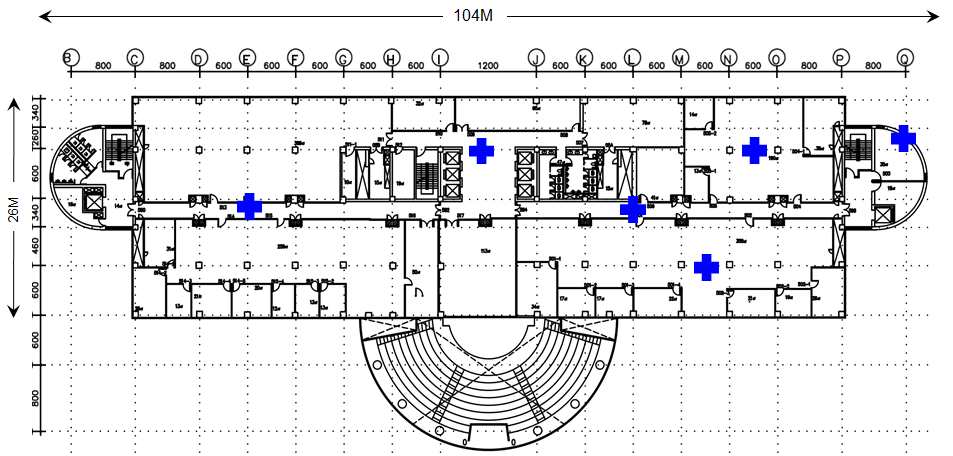
#> input picture web/itri/itriheatmap-master/image/map.png, 953 x 456 px
$ python classifier-heatmap-generator.py
#> lines starting #> are read from the running program, lines starting #| are printed output that depends on the picture; after the words box and inside, x2 and y2 are one past the last pixel; in counts of white or black regions, pixels touching at a corner belong together
### web/itri/itriheatmap-master/src/predictionhelper.py

# coding: utf-8

# In[1]:


from matplotlib import pyplot as plt
from matplotlib.patches import Circle

import pickle
import json
import pandas as pd
import numpy as np
import glob
import codecs
import cv2
import traceback
import matplotlib
import math

beam_list = [0, 32, 64, 96, 128]

# for demo
bs_location = {301:(868, 199), 302:(738, 206)}

bs_location = {37:(902, 141), 38:(754, 149), 39:(249, 207),
               40:(633, 209), 41:(482, 150), 42:(695, 271)}
bs_location = {
    37:(249, 207),
    38:(482, 150),
    39:(633, 209),
    40:(695, 271),
    41:(754, 149),
    42:(902, 141)
}

angle_dict = {-135:6, -90:5, -45:4, 0:3, 45:2, 90:1, 135:8, 180:7}

# whitelist_PCI = [301, 302, 120, 151, 154]
whitelist_PCI = [37, 38, 39, 40, 41, 42, 62]

pci_encode = {k:v for k, v in zip(whitelist_PCI, range(0, len(whitelist_PCI)))}
pci_decode = {pci_encode[k]: k for k in pci_encode}

color_list = [
    (0, 0, 255), #Blue
    (0, 255, 0), #Green
    (255, 0, 0), #Red
    (135, 206, 250), #Sky Blue
    (255, 165, 0), #orange
    (255, 160, 122), # salmon
    (165, 42, 42) #Brown
]

bs_color={x:y for x, y in zip(whitelist_PCI, color_list[:len(whitelist_PCI)])}
pci_color_dict = {x:y for x, y in zip(whitelist_PCI, color_list[:len(whitelist_PCI)])}

pci_color_dict_demo = {
    301:(0, 0, 255), #Blue
    302:(0, 255, 0), #Green
    120:(255, 0, 0), #Red
    151:(135, 206, 250), #Sky Blue
    154:(165, 42, 42), #Brown
}

pci_color_dict_demo = {
    448:(255, 255, 0), #Yellow
    499:(160, 32, 240), #Purple
    433:(255, 165, 0), #orange
    447:(255, 20, 147), # deep pink
    404:(255, 20, 147), # deep pink
    41 : (218, 165, 32), # golden rod
    1 : (255, 160, 122) # salmon
}

beam_map = {
    0 : [0],
    32 : [32],
    64 : [64],
    96 : [96],
    128 : [128],
    288 : [32, 64],
    160 : [0, 32],
    192 : [0, 64],
    960 : [0, 32, 64, 96, 128]
}

set_detail_power = {
    1:[{301:-10, 302:-10},
       {301:-10, 302:-10},
       {301:-10, 302:-10},
       {301:-10, 302:-10},
       {301:-9, 302:-10},
       {301:-9, 302:-10},
       {301:-9, 302:-10}],
    2:[{301:-10, 302:-12},
       {301:-10, 302:-12},
       {301:-10, 302:-12},
       {301:-9, 302:-12},
       {301:-9, 302:-12},
       {301:-9, 302:-12}],
    3:[{301:-10, 302:-5},
       {301:-10, 302:-5},
       {301:-10, 302:-5},
       {301:-10, 302:-5},
       {301:-5, 302:-5},
       {301:-5, 302:-5},
       {301:-5, 302:-5}],
    4:[{301:-10, 302:-10},
       {301:-10, 302:0},
       {301:-10, 302:-10},
       {301:-10, 302:0}],
    5:[{301:19, 302:19},
       {301:10, 302:10}],

    6:[{37:-2, 38:3, 39:0, 40:5, 41:-1, 42:15},
       {37:18, 38:5, 39:3, 40:-1, 41:5, 42:14},
       {37:-1, 38:20, 39:6, 40:2, 41:3, 42:15},
       {37:10, 38:11, 39:1, 40:-3, 41:5, 42:14},
       {37:-3, 38:-3, 39:10, 40:0, 41:-1, 42:20},
       {37:13, 38:-3, 39:19, 40:7, 41:0, 42:9},
      {37:-2, 38:13, 39:15, 40:-2, 41:2, 42:17},
      {37:10, 38:9, 39:11, 40:-1, 41:0, 42:14},
      {37:-4, 38:-2, 39:5, 40:8, 41:7, 42:17},
      {37:14, 38:2, 39:-2, 40:13, 41:7, 42:15},
      {37:1, 38:11, 39:1, 40:16, 41:3, 42:13},
      {37:12, 38:20, 39:-5, 40:19, 41:6, 42:18},
      {37:-4, 38:-2, 39:12, 40:16, 41:-4, 42:17},
      {37:9, 38:3, 39:14, 40:18, 41:4, 42:19},
      {37:6, 38:12, 39:17, 40:10, 41:-5, 42:17},
      {37:14, 38:14, 39:19, 40:15, 41:3, 42:19},
       {37:5, 38:2, 39:-3, 40:-2, 41:19, 42:8},
      {37:14, 38:-3, 39:7, 40:4, 41:14, 42:14},
       {37:-5, 38:16, 39:-5, 40:-5, 41:14, 42:9},
       {37:18, 38:18, 39:4, 40:-4, 41:16, 42:14},
       {37:7, 38:3, 39:18, 40:0, 41:13, 42:18},
       {37:9, 38:-4, 39:10, 40:0, 41:18, 42:18},
       {37:-5, 38:13, 39:14, 40:0, 41:16, 42:16},
       {37:11, 38:13, 39:8, 40:7, 41:10, 42:9},
       {37:-1, 38:-3, 39:1, 40:12, 41:20, 42:19},
       {37:8, 38:4, 39:-2, 40:13, 41:15, 42:20},
       {37:0, 38:20, 39:-2, 40:17, 41:16, 42:15},
       {37:17, 38:16, 39:-3, 40:9, 41:20, 42:10},
       {37:-5, 38:2, 39:19, 40:16, 41:10, 42:12},
       {37:13, 38:7, 39:10, 40:19, 41:16, 42:12},
       {37:-3, 38:13, 39:14, 40:9, 41:15, 42:10},
       {37:13, 38:15, 39:11, 40:11, 41:16, 42:11},
      {37:19, 38:19, 39:19, 40:19, 41:19, 42:19}]
}

set_detail_beam = {
    1:[{301:0, 302:0},
      {301:32, 302:0},
      {301:64, 302:0},
      {301:288, 302:0},
      {301:32, 302:0},
      {301:64, 302:0},
      {301:288, 302:0}],
   2:[{301:32, 302:0},
      {301:64, 302:0},
      {301:288, 302:0},
      {301:32, 302:0},
      {301:64, 302:0},
      {301:288, 302:0}],
    3:[{301:0, 302:0},
      {301:32, 302:0},
      {301:64, 302:0},
      {301:288, 302:0},
      {301:32, 302:0},
      {301:64, 302:0},
      {301:288, 302:0}],
    4:[{301:160, 302:0},
       {301:160, 302:0},
       {301:192, 302:0},
       {301:192, 302:0}],
    5:[{301:0, 302:0},
       {301:0, 302:0}],
    6:[{37:960, 38:960, 39:960, 40:960, 41:960, 42:960},
       {37:960, 38:960, 39:960, 40:960, 41:960, 42:960},
       {37:960, 38:960, 39:960, 40:960, 41:960, 42:960},
       {37:960, 38:960, 39:960, 40:960, 41:960, 42:960},
       {37:960, 38:960, 39:960, 40:960, 41:960, 42:960},
       {37:960, 38:960, 39:960, 40:960, 41:960, 42:960},
       {37:960, 38:960, 39:960, 40:960, 41:960, 42:960},
       {37:960, 38:960, 39:960, 40:960, 41:960, 42:960},
       {37:960, 38:960, 39:960, 40:960, 41:960, 42:960},
       {37:960, 38:960, 39:960, 40:960, 41:960, 42:960},
       {37:960, 38:960, 39:960, 40:960, 41:960, 42:960},
       {37:960, 38:960, 39:960, 40:960, 41:960, 42:960},
       {37:960, 38:960, 39:960, 40:960, 41:960, 42:960},
       {37:960, 38:960, 39:960, 40:960, 41:960, 42:960},
       {37:960, 38:960, 39:960, 40:960, 41:960, 42:960},
       {37:960, 38:960, 39:960, 40:960, 41:960, 42:960},
       {37:960, 38:960, 39:960, 40:960, 41:960, 42:960},
       {37:960, 38:960, 39:960, 40:960, 41:960, 42:960},
       {37:960, 38:960, 39:960, 40:960, 41:960, 42:960},
       {37:960, 38:960, 39:960, 40:960, 41:960, 42:960},
        {37:960, 38:960, 39:960, 40:960, 41:960, 42:960},
        {37:960, 38:960, 39:960, 40:960, 41:960, 42:960},
        {37:960, 38:960, 39:960, 40:960, 41:960, 42:960},
        {37:960, 38:960, 39:960, 40:960, 41:960, 42:960},
        {37:960, 38:960, 39:960, 40:960, 41:960, 42:960},
        {37:960, 38:960, 39:960, 40:960, 41:960, 42:960},
        {37:960, 38:960, 39:960, 40:960, 41:960, 42:960},
        {37:960, 38:960, 39:960, 40:960, 41:960, 42:960},
        {37:960, 38:960, 39:960, 40:960, 41:960, 42:960},
        {37:960, 38:960, 39:960, 40:960, 41:960, 42:960},
        {37:960, 38:960, 39:960, 40:960, 41:960, 42:960},
        {37:960, 38:960, 39:960, 40:960, 41:960, 42:960},
        {37:960, 38:960, 39:960, 40:960, 41:960, 42:960}
      ]
}

cmap = matplotlib.cm.get_cmap('jet')

# [10 lines left out: function collect_df, not called in this run]

def get_source(priority, set_value) :
     return '../data/demo-priority' + str(priority) + '/set' + str(set_value) + '/*'

# [153 lines left out: functions get_filenames, extract_mrk, extract_nmf, extract_feature, summary_based_on_location, summary_dict and 1 more, not called in this run]

# transform lat and long from NEMO background to new background
# we need to crop old background from (50, 100) then
# old background shape : (218, 877)
# new background shape : (234, 945)
def transform_lat_lng(lat, lon) :
    new_lat = (lat-100) * (945/877)
    new_lng = (lon-50) * (234/218)

    return int(new_lat), int(new_lng)

# [68 lines left out: functions add_power, add_beam, add_distance, find_angle, add_angle, map_angle and 3 more, not called in this run]

def draw_base_station(source, adjustment=True) :
    for bs in bs_location :
        x, y = bs_location[bs]
        color=bs_color[bs]

        if adjustment :
            y, x = transform_lat_lng(y, x)

        d = 10
        top_left = (x-d, y+d)
        bottom_right = (x+d, y-d)
        source = cv2.rectangle(source, top_left, bottom_right, color, -1)
        source = cv2.rectangle(source, top_left, bottom_right, (0,0,0), 2)
    return source

def get_map_image(station=True, new_format=True, black_white=False) :
    new_origin_img = cv2.imread('../image/5F.png') if new_format else cv2.imread('../image/map.png')

    if black_white :
        new_origin_img = cv2.imread('../image/5F.png', 0) if new_format else cv2.imread('../image/map.png', 0)
        _, im_bw = cv2.threshold(new_origin_img, 128, 255, cv2.THRESH_BINARY | cv2.THRESH_OTSU)
        new_origin_img = cv2.cvtColor(im_bw, cv2.COLOR_GRAY2BGR)

    new_backtorgb = cv2.cvtColor(new_origin_img, cv2.COLOR_BGR2RGB)
    new_backtorgb = draw_base_station(new_backtorgb, new_format)
    return new_backtorgb

# [346 lines left out: functions visualize, visualize_pci_heatmap, visualize_cmap, visualize_all_location_heatmap, extract_data, get_data and 8 more, not called in this run]

def save_to_pickle(all_y, filename) :
    with open("db/"+filename+".pkl", 'wb') as f:
        pickle.dump(all_y, f)

# [16 lines left out: functions load_from_pickle, merge_count, merge_agg, not called in this run]

### web/itri/itriheatmap-master/src/classifier-heatmap-generator.py

# coding: utf-8

# In[1]:


from matplotlib import pyplot as plt
from matplotlib.patches import Circle

from sklearn.model_selection import train_test_split
from keras.models import Sequential
from keras.layers import Dense
from pylab import *

import pickle
import keras
#import loadnotebook
from predictionhelper import *

import warnings
warnings.filterwarnings('ignore')


# # Predicted Data Preparation

# In[2]:


x_cut = 50
y_cut = 100

old_origin_img = cv2.imread('../image/map.png',0)
#> old_origin_img: shape (456, 953); min 0, max 255, mean 227.9
crop = old_origin_img[y_cut:318, x_cut:927]
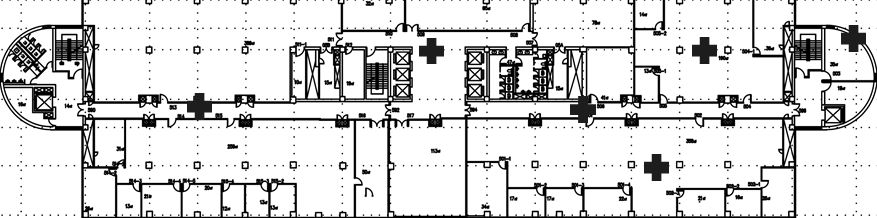
#> crop: shape (218, 877); min 0, max 255, mean 214.8
crop = cv2.cvtColor(crop, cv2.COLOR_GRAY2RGB)
#> crop: shape (218, 877, 3)

x_coord_list = []
y_coord_list = []
pci_list = []
for lon in range(0, crop.shape[1]) :
    for lat in range(0, crop.shape[0]) :
        x_coord_list.append(x_cut + lon)
        y_coord_list.append(y_cut + lat)

background = get_map_image(black_white=True)
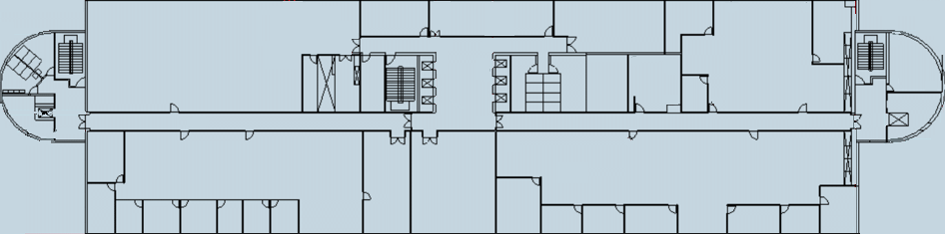
#> input picture web/itri/itriheatmap-master/image/5F.png, 945 x 234 px
#> in get_map_image, new_origin_img is the input picture: shape (234, 945, 3); mean B, G, R 208.3, 199, 183.5
#> in get_map_image, `_, im_bw = cv2.threshold(new_origin_img, 128, 255, cv2.THRESH_BINARY |..`:
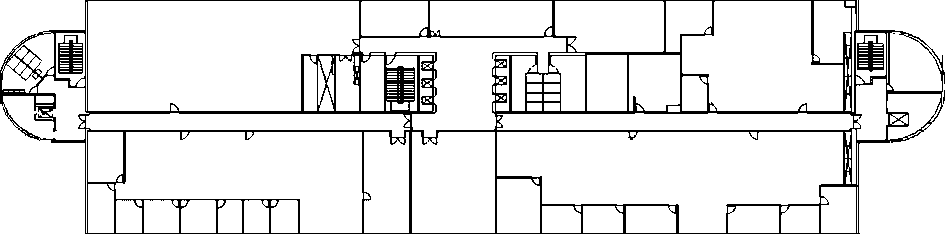
#> im_bw: shape (234, 945); 90.6% white; black in thin lines or dots
#> in get_map_image, `new_origin_img = cv2.cvtColor(im_bw, cv2.COLOR_GRAY2BGR)`: new_origin_img: shape (234, 945, 3); 90.6% white; black in thin lines or dots
#> the loop in draw_base_station, `for bs in bs_location :` made 6 passes
#> pass 1, in draw_base_station, `source = cv2.rectangle(source, top_left, bottom_right, (0,0,0), 2)`:
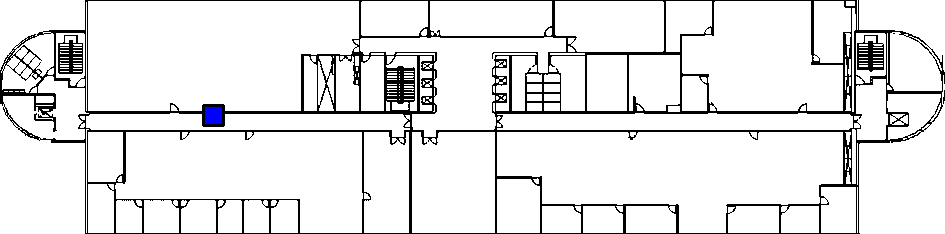
#> source: shape (234, 945, 3); mean R, G, B 230.6, 230.6, 230.9
#> pass 2, in draw_base_station, `source = cv2.rectangle(source, top_left, bottom_right, color, -1)`:
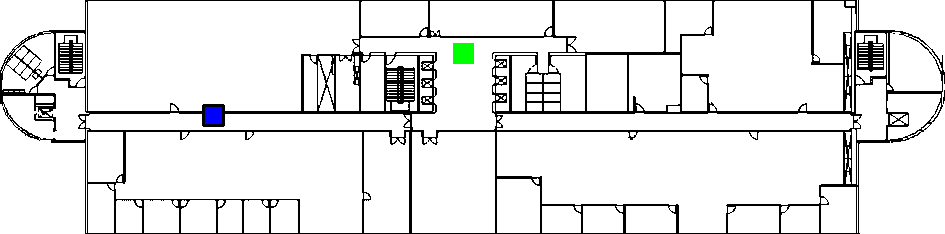
#> source: shape (234, 945, 3); 0.2% of pixels changed, all inside (x1, y1, x2, y2) = (453, 43, 474, 64)
#> pass 2, in draw_base_station, `source = cv2.rectangle(source, top_left, bottom_right, (0,0,0), 2)`:
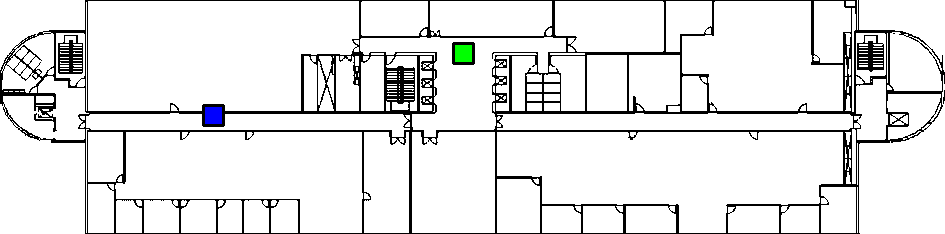
#> source: shape (234, 945, 3); 0.11% of pixels changed, all inside (x1, y1, x2, y2) = (452, 42, 475, 65)
#> after the loop in draw_base_station, `for bs in bs_location :`:
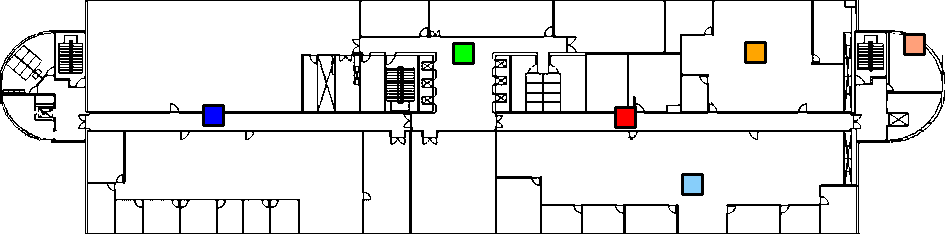
#> source: shape (234, 945, 3); 0.92% of pixels changed, all inside (x1, y1, x2, y2) = (614, 33, 926, 196)
x_coord_view = [lon for lon in x_coord_list]
y_coord_view = [lat for lat in y_coord_list]

all_x_pci = pd.DataFrame({'location_x':x_coord_list, 'location_y':y_coord_list})
#> all_x_pci = table of 191186 rows and 2 columns


# # Predict

# In[8]:


s = 1
config = {6 : [s]}
ml_name = 'xgboost'
training_method = 'baseline' #use set
# training_method = 'independent_set_%d' % (s)
# training_method = 'transfer_except_%d' % (s)


# In[9]:


model_name = 'db/%s_%s_%s' % ('PCI', ml_name, training_method)
#> (the run stopped early here; a loop or call above may not have finished)
